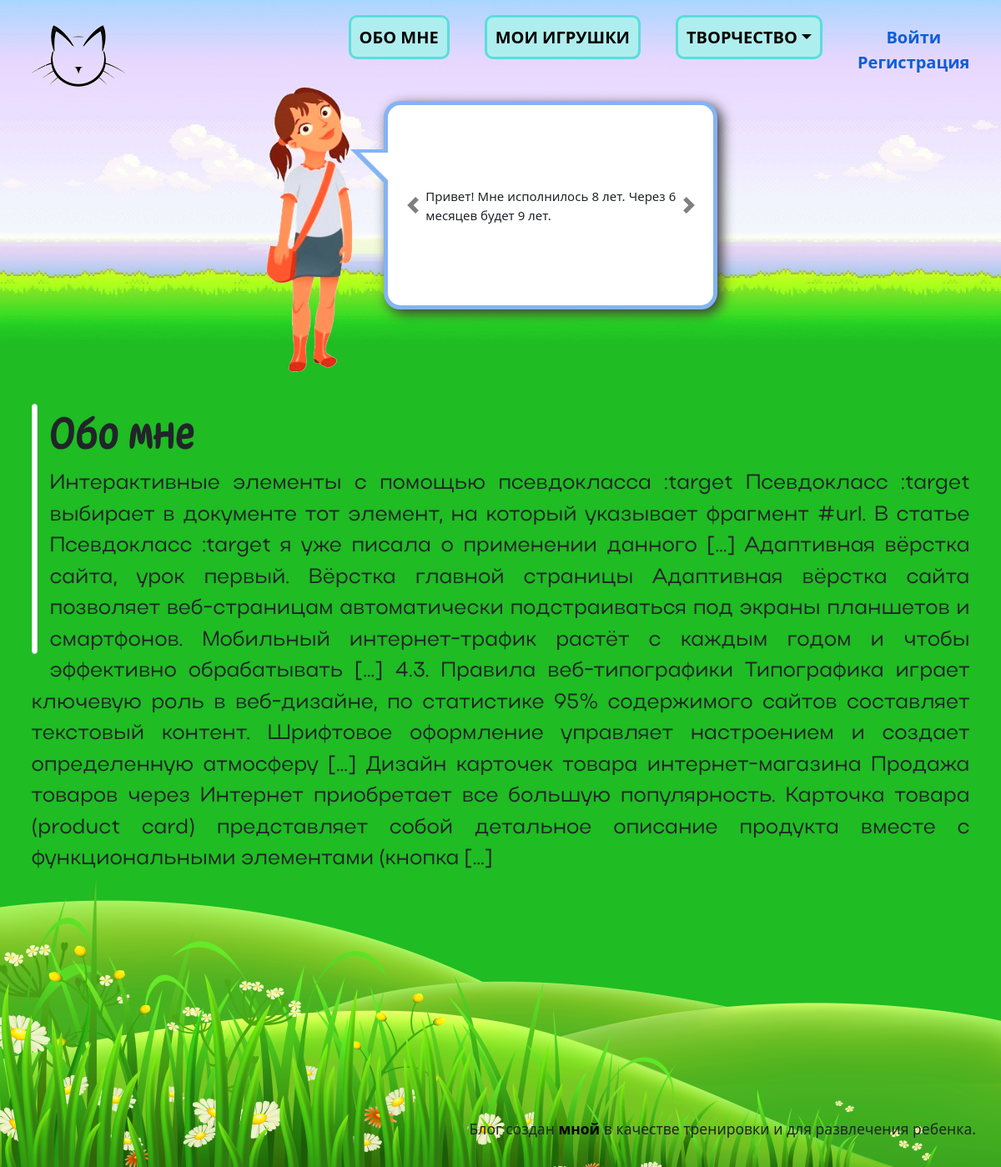
The page /about/ on the database its author committed.
### information/models.py (models this page shows, shortened)
class Info(models.Model):
    name = models.CharField(max_length=100, verbose_name='О чём информация')
    text = RichTextField(verbose_name='Текст')
    is_published = models.BooleanField(default=False, verbose_name='Опубликовано?')
    date_created = models.DateTimeField(auto_now_add=True)
    class Meta:
        verbose_name_plural='Информация'

### about/models.py (models this page shows, shortened)
class About(models.Model):
    data_created = models.DateTimeField(auto_now_add=True, verbose_name='Дата создания')
    image = models.ForeignKey(Image, on_delete=models.SET_NULL, null=True, blank=True, verbose_name='Изображение')
    content = RichTextField(verbose_name='Текст')
    is_active = models.BooleanField(default=False, verbose_name='Активно?')
    class Meta:
        verbose_name_plural = 'Моя страничка'

### about/views.py (the view)
# urls.py: path('', views.index, name='index'),
def index(request):
    about = About.objects.get(is_active=True)
    if about:
        image_url = about.image.image.url if about.image else ''
        sections_list = get_section()
        info_list = get_info()
        context = {
            'photo' : image_url,
            'content' : about.content,
            'sections_list' : sections_list,
            'info_list' : info_list,
            'MEDIA_URL' : settings.MEDIA_URL,
        }
    else:
        context = {'content' : 'Этот раздел пока в разработке!'}
    return render(request,
                  'about/index.html',
                  context)

### displaying_sections/models.py (called while the page is built)
    def get_url(self):
        return reverse (self.url_section)

### utils.py (called while the page is built)
def get_section():
    sections_list = Section.objects.filter(is_active=True)
    return sections_list

def get_info():
    info_list = Info.objects.filter(is_published=True)
    return info_list

### templates/about/index.html
{% extends 'base.html' %}
{% block image %}
    <div class="row">
        <div class="col-auto">
        {% if photo %}
            <img class="img-thumbnail float-start me-4 mb-4 about-photo" src="{{ photo }}" alt="">
        {% endif %}
{% endblock %}
{% block header %}
            <h1 class="align-text-bottom header-content">Обо мне</h1>
{% endblock %}
{% block content %}
            <div class="" style="font-size: 2.5rem; text-align: justify; font-family: 'Actay-Reg', serif;">
                {{ content|safe }}
            </div>
        </div>
    </div>
{% endblock %}

### templates/information/info_cloud.html (shortened to what this page needs)
<div class="info-cloud">
    <div id="carouselExampleIndicators" class="carousel slide">
        <div class="carousel-inner">
            {% for info in info_list %}
                <div  class="carousel-item {% if forloop.first %}active{% endif %}">
                    {{ info.text|safe }}
                </div>
            {% endfor %}
        </div>
        {% if info_list|length > 1 %}
        <a role="button" class="carousel-control-prev" type="button" data-bs-target="#carouselExampleIndicators" data-bs-slide="prev">
            <span class="carousel-control-prev-icon" aria-hidden="true"></span>
        </a>
        <a role="button" class="carousel-control-next" type="button" data-bs-target="#carouselExampleIndicators" data-bs-slide="next">
            <span class="carousel-control-next-icon" aria-hidden="true"></span>
        </a>
        {% endif %}
       </div>
</div>

### static/css/style.css (style rules this page uses)
html { font-size: 10px; }
body { max-width: 1450px; margin: 0 auto; }
p, a, ul, li { margin: 0; padding: 0; }
.logout a, span { padding: 0; border: none; background: none; line-height: 1; }
.about-photo { height: 300px; }
.header-content { font-family: 'Architun-Med', serif; font-size: 6rem; }
.info-cloud { display: inline-block; position: relative; font-size: 1.5rem; left: 35px; top: -80px; text-align: justify; border: 5px solid #84B4F3FF; background-color: #fff; border-radius: 20px; -moz-border-radius: 20px; -webkit-border-radius: 20px; box-shadow: 5px 5px 20px #b6b6b6; -moz-box-shadow: 5px 5px 20px #b6b6b6; -webkit-box-shadow: 5px 5px 15px #393939; width: 400px; height: 250px; }
.info-cloud:before { content: ""; position: absolute; width: 0; height: 0; border: 21px solid; border-color: #84B4F3FF #84B4F3FF transparent transparent; left: -45px; top: 53px; }
.info-cloud:after { content: ""; position: absolute; width: 0; height: 0; border: 17px solid; border-color: #fff #fff transparent transparent; left: -33px; top: 57px; }
.slide { height: 100%; padding: 0 45px; }
.carousel-inner { height: 100%; }
.carousel-item, .carousel-item.active { height: 100%; position: relative; }
.carousel-item p, .carousel-item.active p { position: absolute; top: 50%; transform: translate(0, -50%); }

### rows shown on the page
Info: text "Привет! Мне исполнилось 8 лет. Через 6 месяцев будет 9 лет."
About: content "Интерактивные элементы с помощью псевдокласса :target Псевдокласс :target выбирает в документе тот элемент, на который указывает фрагмент #url. В статье Псевдокласс :target я уже писала о применении данного […] Адаптивная вёрстка сайта, урок первый. Вёрстка главной страницы Адаптивная вёрстка сайта позволяет веб-страницам автоматически подстраиваться под экраны планшетов и смартфонов. Мобильный интернет-трафик растёт с каждым годом и чтобы эффективно обрабатывать […] 4.3. Правила веб-типографики Типографика играет ключевую роль в веб-дизайне, по статистике 95% содержимого сайтов составляет текстовый контент. Шрифтовое оформление управляет настроением и создает определенную атмосферу […]…"
